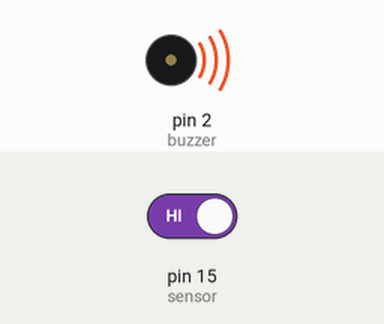
This sketch was run on a simulated Arduino Uno, built with avr-gcc and run on an emulated ATmega328P. Parts: buzzer (waves = sounding). Inputs (shaded band) come from the test bench; at power-on: pin 15 (sensor) HIGH.

Above: at 1.2 s.
1.3 s: pin 15 (sensor) driven LOW
At 2.6 s:
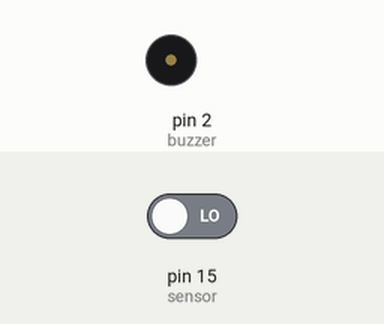
2.9 s: pin 15 (sensor) driven HIGH
At 4.0 s:
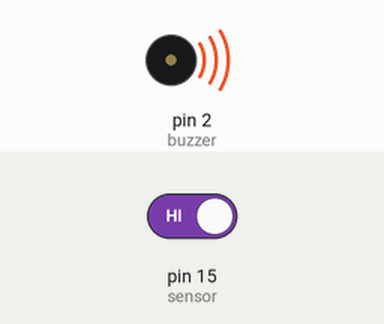
Timing chart, 0 to 5.9 s (numbered marks = the images above; inputs shaded):
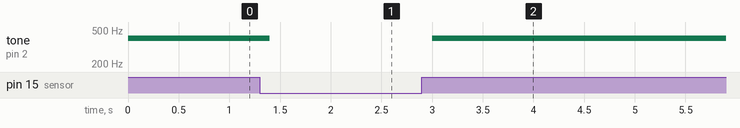

The sketch:

SensorMagnetico.ino
```cpp
/* Arduino Tutorial: How to use a magnetic contact switch
   Dev: Michalis Vasilakis // www.ardumotive.com // Date: 4/8/2016 */

const int buzzer = 2;
const int sensor = 15;

int state; // 0 close - 1 open wwitch

void setup()
{
	pinMode(sensor, INPUT_PULLUP);
}

void loop()
{
	state = digitalRead(sensor);

	if (state == HIGH){
		tone(buzzer, 400);
	}
	else{
		noTone(buzzer);
	}
	delay(200);
}
```

Measured:
- after the input at 1.3 s, tone on pin 2 (buzzer): 400 Hz → silent after 0.10 s
- after the input at 2.9 s, tone on pin 2 (buzzer): silent → 400 Hz after 0.10 s
